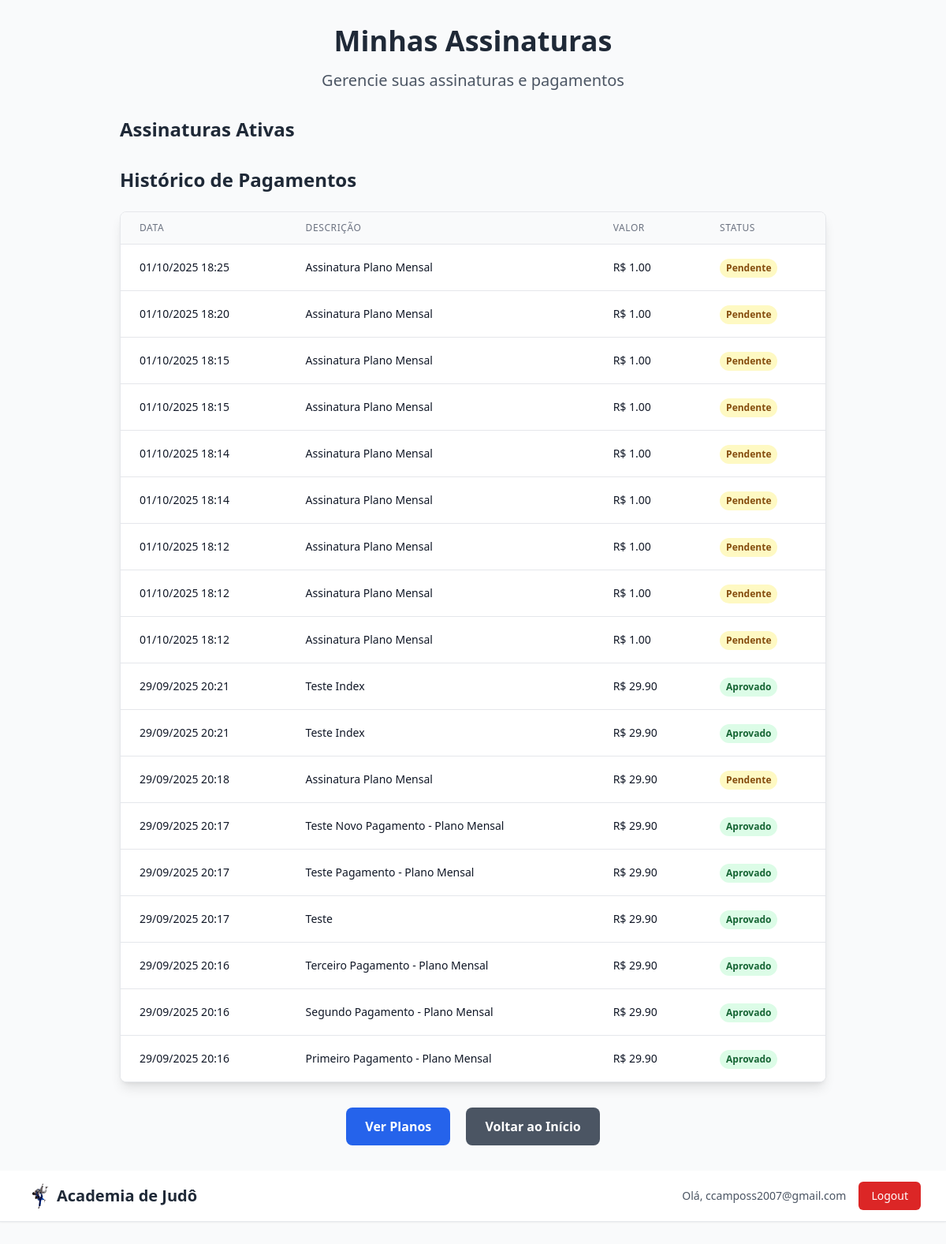
The app's page /payments/assinaturas/ (signed in) with its own data.
### payments/models.py (models this page shows, shortened)
class Pagamento(models.Model):
    STATUS_CHOICES = [
        ('pending', 'Pendente'),
        ('approved', 'Aprovado'),
        ('rejected', 'Rejeitado'),
        ('cancelled', 'Cancelado'),
        ('refunded', 'Reembolsado'),
    ]
    TIPO_CHOICES = [
        ('assinatura', 'Assinatura'),
        ('compra_avulsa', 'Compra Avulsa'),
    ]
    usuario = models.ForeignKey(User, on_delete=models.CASCADE, related_name='pagamentos')
    assinatura = models.ForeignKey(Assinatura, on_delete=models.SET_NULL, null=True, blank=True)
    valor = models.DecimalField(max_digits=10, decimal_places=2, verbose_name="Valor")
    status = models.CharField(max_length=20, choices=STATUS_CHOICES, default='pending')
    tipo = models.CharField(max_length=20, choices=TIPO_CHOICES, default='assinatura')
    payment_id = models.CharField(max_length=200, unique=True, verbose_name="ID do Pagamento MP (Criptografado)")
    external_reference = models.UUIDField(default=uuid.uuid4, unique=True, verbose_name="Referência externa")
    payer_email_encrypted = models.TextField(null=True, blank=True, verbose_name="Email do pagador (Criptografado)")
    payer_name_encrypted = models.TextField(null=True, blank=True, verbose_name="Nome do pagador (Criptografado)")
    payer_phone_encrypted = models.TextField(null=True, blank=True, verbose_name="Telefone (Criptografado)")
    payer_document_encrypted = models.TextField(null=True, blank=True, verbose_name="CPF/Documento (Criptografado)")
    card_holder_name_encrypted = models.TextField(null=True, blank=True, verbose_name="Nome no cartão (Criptografado)")
    card_last_four_encrypted = models.TextField(null=True, blank=True, verbose_name="Últimos 4 dígitos (Criptografado)")
    descricao = models.TextField(verbose_name="Descrição do pagamento")
    metodo_pagamento = models.CharField(max_length=50, null=True, blank=True, verbose_name="Método de pagamento")
    ip_address = models.GenericIPAddressField(null=True, blank=True, verbose_name="IP do pagamento")
    user_agent = models.TextField(null=True, blank=True, verbose_name="User Agent")
    data_pagamento = models.DateTimeField(null=True, blank=True, verbose_name="Data do pagamento")
    data_criacao = models.DateTimeField(auto_now_add=True)
    data_atualizacao = models.DateTimeField(auto_now=True)
    class Meta:
        verbose_name = "Pagamento"
        verbose_name_plural = "Pagamentos"
        ordering = ['-data_criacao']

### payments/views.py (the view)
# urls.py: path('assinaturas/', views.minhas_assinaturas, name='assinaturas'),
@login_required
def minhas_assinaturas(request):
    from django.utils import timezone
    assinaturas = Assinatura.objects.filter(usuario=request.user).order_by('-data_criacao')
    pagamentos = Pagamento.objects.filter(usuario=request.user).order_by('-data_criacao')
    return render(request, 'payments/assinaturas.html', {
        'assinaturas': assinaturas,
        'pagamentos': pagamentos,
        'now': timezone.now()
    })

### payments/templates/payments/assinaturas.html (shortened to what this page needs)
{% load static %}
<!DOCTYPE html>
<html lang="pt-br">
<head>
    <script src="https://cdn.tailwindcss.com"></script>
</head>
<body class="bg-gray-50 font-sans">
<div class="container mx-auto px-4 py-8">
    <div class="max-w-4xl mx-auto">
        <div class="text-center mb-8">
            <h1 class="text-4xl font-bold text-gray-800 mb-4">Minhas Assinaturas</h1>
            <p class="text-xl text-gray-600">Gerencie suas assinaturas e pagamentos</p>
        </div>
        <div class="mb-8">
            <h2 class="text-2xl font-bold text-gray-800 mb-6">Assinaturas Ativas</h2>
        </div>
        <div class="mb-8">
            <h2 class="text-2xl font-bold text-gray-800 mb-6">Histórico de Pagamentos</h2>
            {% if pagamentos %}
                <div class="bg-white rounded-lg shadow-lg border border-gray-200 overflow-hidden">
                    <div class="overflow-x-auto">
                        <table class="min-w-full divide-y divide-gray-200">
                            <thead class="bg-gray-50">
                                <tr>
                                    <th class="px-6 py-3 text-left text-xs font-medium text-gray-500 uppercase tracking-wider">Data</th>
                                    <th class="px-6 py-3 text-left text-xs font-medium text-gray-500 uppercase tracking-wider">Descrição</th>
                                    <th class="px-6 py-3 text-left text-xs font-medium text-gray-500 uppercase tracking-wider">Valor</th>
                                    <th class="px-6 py-3 text-left text-xs font-medium text-gray-500 uppercase tracking-wider">Status</th>
                                </tr>
                            </thead>
                            <tbody class="bg-white divide-y divide-gray-200">
                                {% for pagamento in pagamentos %}
                                <tr>
                                    <td class="px-6 py-4 whitespace-nowrap text-sm text-gray-900">
                                        {{ pagamento.data_criacao|date:"d/m/Y H:i" }}
                                    </td>
                                    <td class="px-6 py-4 whitespace-nowrap text-sm text-gray-900">
                                        {{ pagamento.descricao }}
                                    </td>
                                    <td class="px-6 py-4 whitespace-nowrap text-sm text-gray-900">
                                        R$ {{ pagamento.valor|floatformat:2 }}
                                    </td>
                                    <td class="px-6 py-4 whitespace-nowrap">
                                        <span class="inline-flex px-2 py-1 text-xs font-semibold rounded-full
                                            {% if pagamento.status == 'approved' %}bg-green-100 text-green-800
                                            {% elif pagamento.status == 'pending' %}bg-yellow-100 text-yellow-800
                                            {% elif pagamento.status == 'rejected' %}bg-red-100 text-red-800
                                            {% elif pagamento.status == 'cancelled' %}bg-gray-100 text-gray-800
                                            {% else %}bg-gray-100 text-gray-800{% endif %}">
                                            {{ pagamento.get_status_display }}
                                        </span>
                                    </td>
                                </tr>
                                {% endfor %}
                            </tbody>
                        </table>
                    </div>
                </div>
            {% endif %}
        </div>
        <div class="text-center">
            <a href="{% url 'payments:planos' %}" class="inline-block bg-blue-600 hover:bg-blue-700 text-white font-bold py-3 px-6 rounded-lg transition duration-200 mr-4">
                Ver Planos
            </a>
            <a href="{% url 'index' %}" class="inline-block bg-gray-600 hover:bg-gray-700 text-white font-bold py-3 px-6 rounded-lg transition duration-200">
                Voltar ao Início
            </a>
        </div>
    </div>
</div>
<header class="bg-white shadow-sm border-b border-gray-200 mb-8">
    <div class="max-w-7xl mx-auto px-4 sm:px-6 lg:px-8">
        <div class="flex justify-between items-center h-16">
            <div class="flex items-center">
                <a href="{% url 'index' %}" class="flex items-center space-x-2">
                    <img src="{% static 'judo.png' %}" alt="Judo" class="h-8 w-8">
                    <span class="text-xl font-bold text-gray-800">Academia de Judô</span>
                </a>
            </div>
            <div class="flex items-center space-x-4">
                {% if user.is_authenticated %}
                    <span class="text-sm text-gray-600">Olá, {{ user.first_name|default:user.username }}</span>
                    <form method="post" action="{% url 'logout' %}" class="inline">
                        <button type="submit" class="bg-red-600 hover:bg-red-700 text-white px-4 py-2 rounded-md text-sm font-medium">
                            Logout
                        </button>
                    </form>
                {% else %}
                    <a href="{% url 'login' %}" class="bg-blue-600 hover:bg-blue-700 text-white px-4 py-2 rounded-md text-sm font-medium">
                        Login
                    </a>
                {% endif %}
            </div>
        </div>
    </div>
</header>
</body>
</html>

### records on screen
Pagamento: data_criacao "01/10/2025 18:25", descricao "Assinatura Plano Mensal", valor "1.00", status "Pendente"
Pagamento: data_criacao "01/10/2025 18:20", descricao "Assinatura Plano Mensal", valor "1.00", status "Pendente"
Pagamento: data_criacao "01/10/2025 18:15", descricao "Assinatura Plano Mensal", valor "1.00", status "Pendente"
Pagamento: data_criacao "01/10/2025 18:15", descricao "Assinatura Plano Mensal", valor "1.00", status "Pendente"
Pagamento: data_criacao "01/10/2025 18:14", descricao "Assinatura Plano Mensal", valor "1.00", status "Pendente"
Pagamento: data_criacao "01/10/2025 18:14", descricao "Assinatura Plano Mensal", valor "1.00", status "Pendente"
Pagamento: data_criacao "01/10/2025 18:12", descricao "Assinatura Plano Mensal", valor "1.00", status "Pendente"
Pagamento: data_criacao "01/10/2025 18:12", descricao "Assinatura Plano Mensal", valor "1.00", status "Pendente"
Pagamento: data_criacao "01/10/2025 18:12", descricao "Assinatura Plano Mensal", valor "1.00", status "Pendente"
Pagamento: data_criacao "29/09/2025 20:21", descricao "Teste Index", valor "29.90", status "Aprovado"
Pagamento: data_criacao "29/09/2025 20:21", descricao "Teste Index", valor "29.90", status "Aprovado"
Pagamento: data_criacao "29/09/2025 20:18", descricao "Assinatura Plano Mensal", valor "29.90", status "Pendente"
Pagamento: data_criacao "29/09/2025 20:17", descricao "Teste Novo Pagamento - Plano Mensal", valor "29.90", status "Aprovado"
Pagamento: data_criacao "29/09/2025 20:17", descricao "Teste Pagamento - Plano Mensal", valor "29.90", status "Aprovado"
Pagamento: data_criacao "29/09/2025 20:17", descricao "Teste", valor "29.90", status "Aprovado"
Pagamento: data_criacao "29/09/2025 20:16", descricao "Terceiro Pagamento - Plano Mensal", valor "29.90", status "Aprovado"
Pagamento: data_criacao "29/09/2025 20:16", descricao "Segundo Pagamento - Plano Mensal", valor "29.90", status "Aprovado"
Pagamento: data_criacao "29/09/2025 20:16", descricao "Primeiro Pagamento - Plano Mensal", valor "29.90", status "Aprovado"

### other values on screen
{{ user.first_name|default:user.username }} "ccamposs2007@gmail.com"
